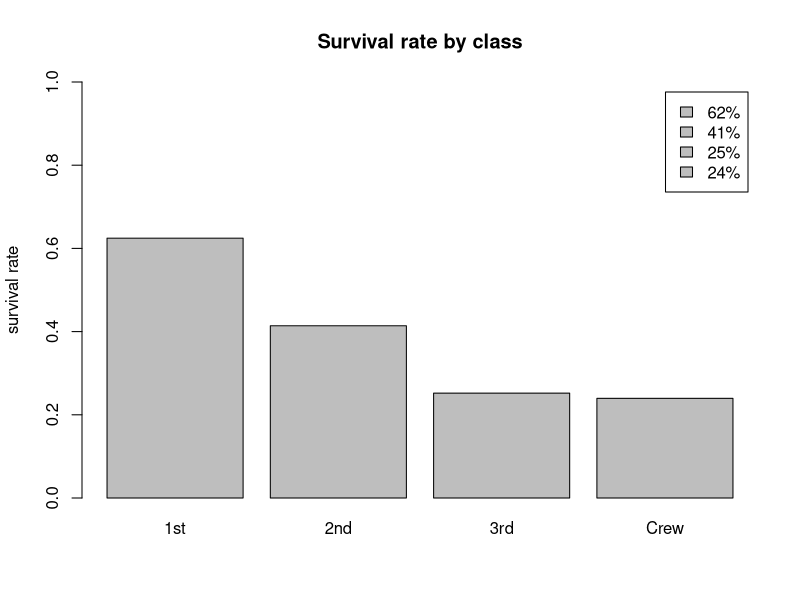
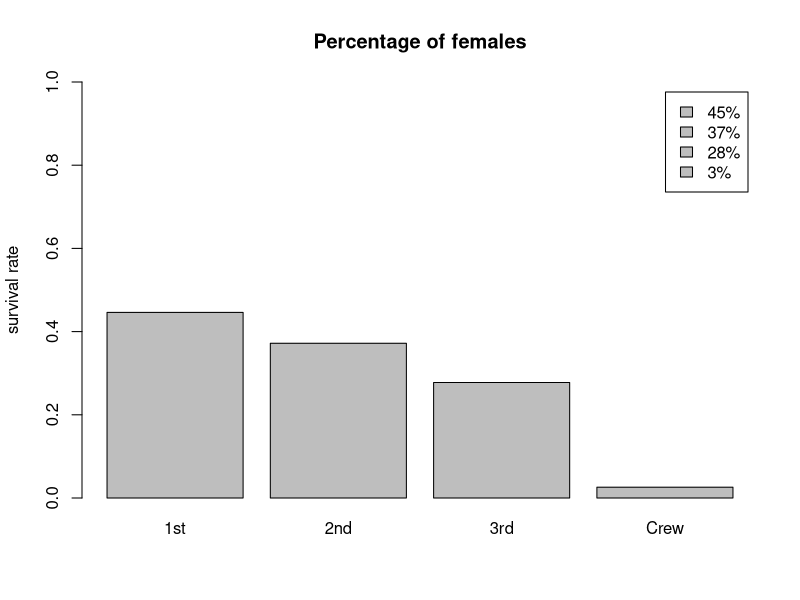

The R script that drew these images, in order:
## ---- chunk 1
############################################################
# by() function
# https://mp.weixin.qq.com/s?__biz=MzAxMDkxODM1Ng==&mid=2247490048&idx=1&sn=f79c7f9846515b8b588fefb135941f11&chksm=9b485abbac3fd3ad9c6432e3499882ce3a7cc460de9aacecb044745b310b660bec3ccca5cfe5&mpshare=1&scene=1&srcid=&key=bbe6b9114c051855c6e05c5f6a5dc16d5addeee60f7ac2d928317c33a17c5a647777eb26dd5d98532d1628085ee72a0a7eb83e2b7f5b3dc8f9c842ddd80609bbb2a627c9df7c7893b11d41fddf3a7011&ascene=1&uin=NzA3NTE3MTMz&devicetype=Windows+10&version=62060739&lang=en&pass_ticket=BtEL1XKYSfD1qCReMjnXodlolddB4kzH3wnV2pDFI0ABdnNAi32nzLgFOVceqYYQ
############################################################

rm(list = ls())
data("Titanic")
library(data.table)
# transforming from class table to dataframe
dtTitanic = data.table(Titanic)
colnames(dtTitanic)[5] = "Freq"



#impact of one feature

############################################################
# by() a super useful way to summarize the dataframe
# no need to use table()
############################################################



dtClass <- dtTitanic[, list(n=sum(Freq)), by=c('Survived',
'Class')]
dtClass[, percentage := n / sum(n), by='Class']
dtClass[, textPercentage := paste(round(percentage * 100), '%',
sep='')]
barplot(
height=dtClass[Survived == 'Yes', percentage],
names.arg=dtClass[Survived == 'Yes', Class],
# col=dtClass[Survived == 'Yes', Class],
ylim=c(0, 1),
legend.text=dtClass[Survived == 'Yes', textPercentage],
ylab='survival rate',
main='Survival rate by class'
)


#the impact of two features combined
dtGenderFreq <- dtTitanic[, list(n=sum(Freq)), by=c('Sex', 'Class')]
dtGenderFreq[, percentage := n / sum(n), by='Class']
dtGenderFreq <- dtGenderFreq[Sex == 'Female']
dtGenderFreq[, textPercentage := paste(round(percentage * 100), '%',
sep='')]
barplot(
height=dtGenderFreq[, percentage],
names.arg=dtGenderFreq[, Class],
# col=dtGenderFreq[, Class],
ylim=c(0, 1),
legend.text=dtGenderFreq[, textPercentage],
ylab='survival rate',
main='Percentage of females'
)
